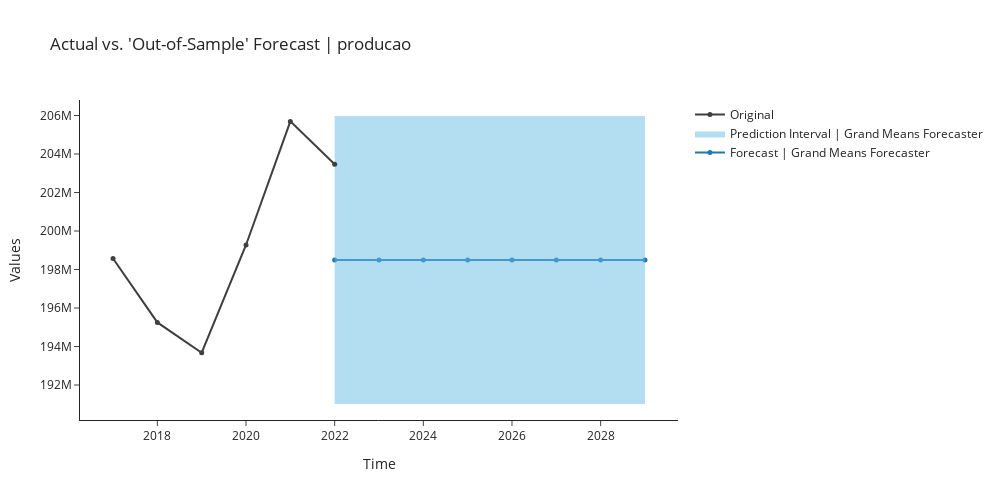

Here is the notebook cell this chart was saved with:
### Markdown cell above
## grand_means

### Code cell
grand_means  = exp.create_model('grand_means')
exp.plot_model(plot = 'decomp', 
               data_kwargs = {'type' : 'multiplicative'},
               fig_kwargs = {"height":500,"width":1000,"template": "simple_white","hoverinfo":"none","big_data_threshold":10})
exp.plot_model(estimator = grand_means, plot = 'forecast', 
               data_kwargs = {'fh' : 8},
               fig_kwargs = {"height":500,"width":1000,"template": "simple_white","hoverinfo":"none","big_data_threshold":10})

### Figure 1 — Plotly figure (JSON) as saved in the notebook; plotly's stock layout.template omitted (floating-point values rounded to 4 significant figures)
{"data": [{"line": {"color": "#1f77b4"}, "marker": {"size": 5}, "mode": "lines+markers", "name": "Forecast | Grand Means Forecaster", "showlegend": true, "type": "scatter", "x": [2022, 2023, 2024, 2025, 2026, 2027, 2028, 2029], "y": [198500000.0, 198500000.0, 198500000.0, 198500000.0, 198500000.0, 198500000.0, 198500000.0, 198500000.0]}, {"line": {"width": 0}, "marker": {"color": "#68BBE3"}, "mode": "lines", "name": "Lower Interval", "showlegend": false, "type": "scatter", "x": [2022, 2023, 2024, 2025, 2026, 2027, 2028, 2029], "y": [191000000.0, 191000000.0, 191000000.0, 191000000.0, 191000000.0, 191000000.0, 191000000.0, 191000000.0]}, {"fill": "tonexty", "fillcolor": "rgba(104,187,227,0.5)", "line": {"width": 0}, "marker": {"color": "#68BBE3"}, "mode": "lines", "name": "Prediction Interval | Grand Means Forecaster", "showlegend": true, "type": "scatter", "x": [2022, 2023, 2024, 2025, 2026, 2027, 2028, 2029], "y": [206000000.0, 206000000.0, 206000000.0, 206000000.0, 206000000.0, 206000000.0, 206000000.0, 206000000.0]}, {"marker": {"color": "#3f3f3f", "size": 5}, "mode": "lines+markers", "name": "Original", "showlegend": true, "type": "scatter", "x": [2017, 2018, 2019, 2020, 2021, 2022], "y": [198573810, 195252258, 193676716, 199275404, 205694243, 203470007]}], "layout": {"autosize": false, "height": 500, "showlegend": true, "title": {"text": "Actual vs. 'Out-of-Sample' Forecast | producao"}, "width": 1000, "xaxis": {"title": {"text": "Time"}}, "yaxis": {"title": {"text": "Values"}}}}
